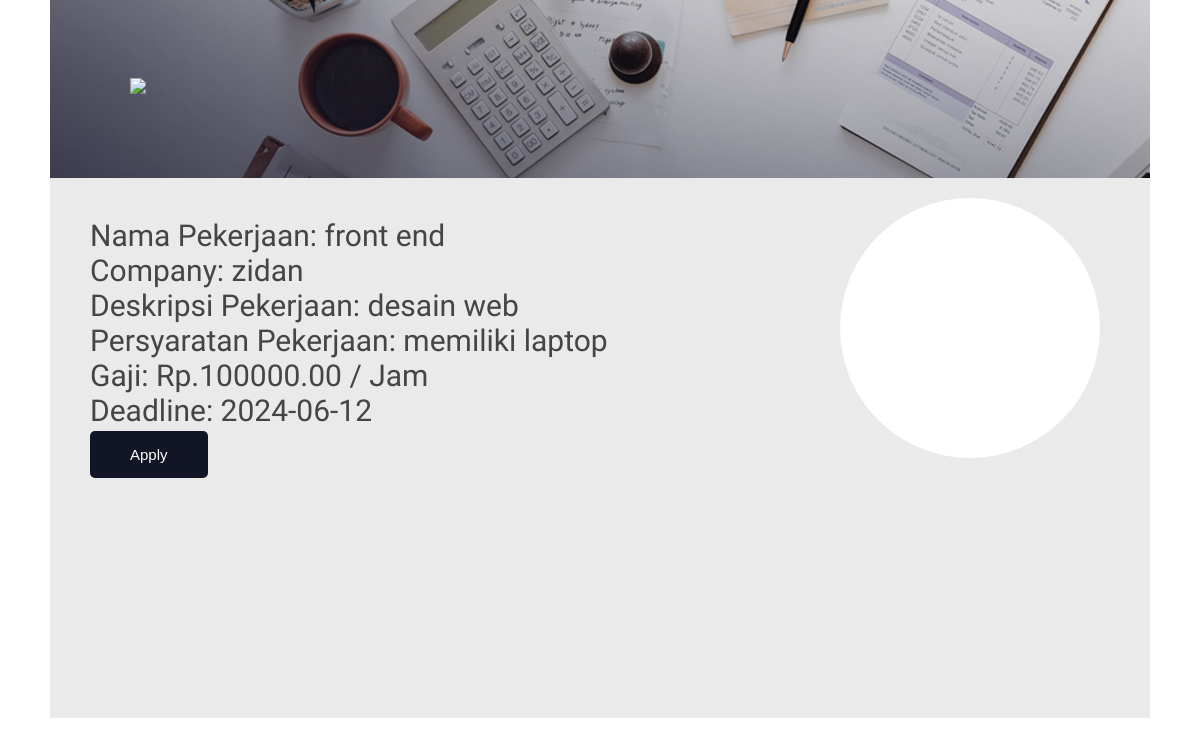
/apply-job.php?id=1, run on the app's committed database.
### tables this page shows
CREATE TABLE `jobs` (
  `id` int(11) NOT NULL,
  `company_id` int(11) NOT NULL,
  `title` varchar(255) NOT NULL,
  `description` text NOT NULL,
  `requirements` text NOT NULL,
  `salary` decimal(10,2) NOT NULL,
  `deadline` date NOT NULL
);

CREATE TABLE `users` (
  `id` int(11) NOT NULL,
  `username` varchar(255) NOT NULL,
  `password` varchar(255) NOT NULL,
  `role` enum('Mahasiswa','Perusahaan','Admin') NOT NULL,
  `email` varchar(255) NOT NULL,
  `name` varchar(255) NOT NULL
);

### apply-job.php (the view, shortened to what this page needs)
<!DOCTYPE html>
<html>
<head>
    <link rel="stylesheet" type="text/css" href="CSS/apply-jobstyle.css">
</head>
<body>
    <div class="container">
        <div class="header">
            <img src="Images/title.png">
        </div>
        <div class="kiri">
            <?php
            include 'db_connection.php';
            if (isset($_GET['id'])) {
                $job_id = $_GET['id'];
                $sql = "SELECT jobs.title, jobs.description, jobs.requirements, jobs.salary, jobs.deadline, users.username AS company
                        FROM jobs
                        JOIN users ON jobs.company_id = users.id
                        WHERE jobs.id = ?";
                $stmt = $conn->prepare($sql);
                $stmt->bind_param("i", $job_id);
                $stmt->execute();
                $result = $stmt->get_result();
                if ($result->num_rows > 0) {
                    $row = $result->fetch_assoc();
                    echo "<span id='sub'>Nama Pekerjaan: " . $row['title'] . "</span><br>";
                    echo "<span id='sub'>Company: " . $row['company'] . "</span><br>";
                    echo "<span id='sub'>Deskripsi Pekerjaan: " . $row['description'] . "</span><br>";
                    echo "<span id='sub'>Persyaratan Pekerjaan: " . $row['requirements'] . "</span><br>";
                    echo "<span id='sub'>Gaji: Rp." . $row['salary'] . " / Jam</span><br>";
                    echo "<span id='sub'>Deadline: " . $row['deadline'] . "</span><br><br>";
                } else {
                    echo "Job not found.";
                }
            } else {
                echo "No job selected.";
            }
            ?>
            <a href="apply-job-process.php?job_id=<?php echo $job_id; ?>">Apply</a>
        </div>
        <div class="kanan"></div>
    </div>
</body>
</html>

### CSS/apply-jobstyle.css (style rules this page uses)
body { background-color: white; }
.container { width: 1100px; height: 700px; margin: auto; padding-top: 10px; background-color: #eaeaea; }
.header { background-image: url(../images/header.jpg); padding: 80px; padding-right: 80px; margin-top: -20px; }
.kiri { width: 700px; float: left; margin: 20px; margin-top: 20px; padding: 20px; }
.kanan { width: 260px; height: 260px; background-color: white; border-radius: 50%; float: left; margin: 10px; margin-top: 20px; }
#sub { font-family: 'Oswald', sans-serif; color: #454545; font-size: 30px; }
.kiri a { text-decoration: none; padding: 15px; padding-right: 40px; padding-left: 40px; border-radius: 5px; background-color: #121525; border-style: none; font-family: arial; font-size: 15px; color: white; transition: 0.3s; }

### data on the page
jobs: title "front end", company.username "zidan", description "desain web", requirements "memiliki laptop", salary "100000.00", deadline "2024-06-12"
